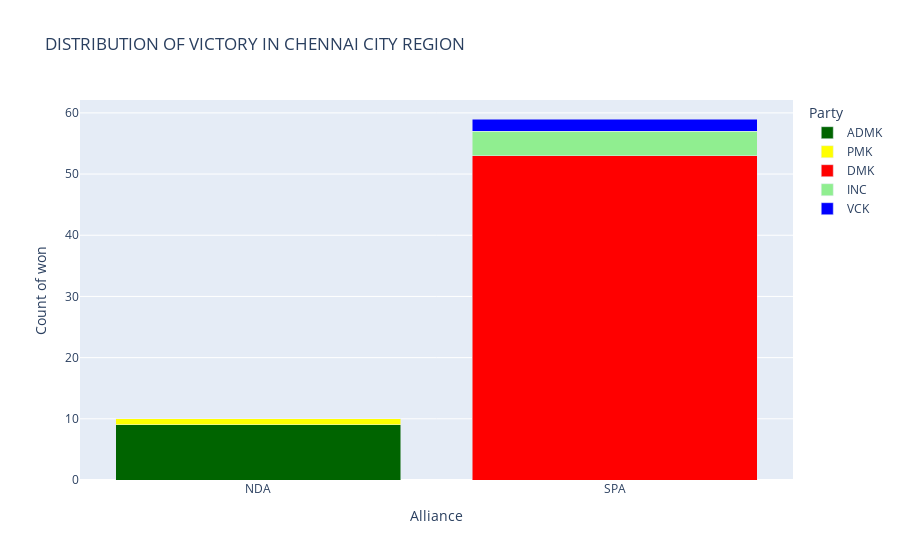
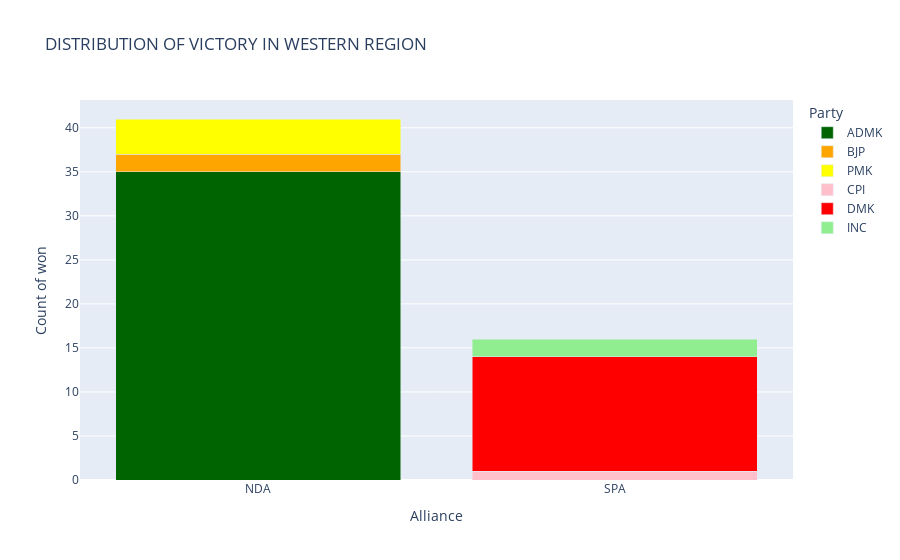
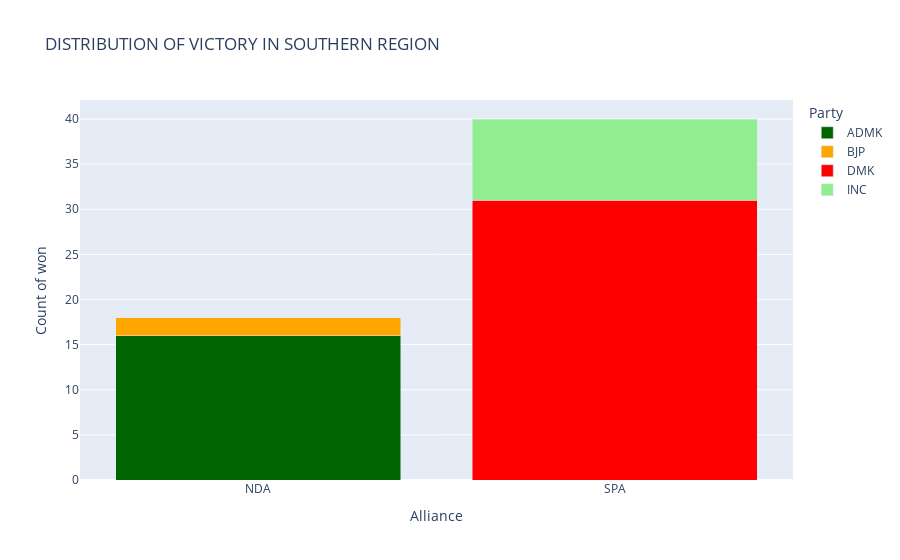
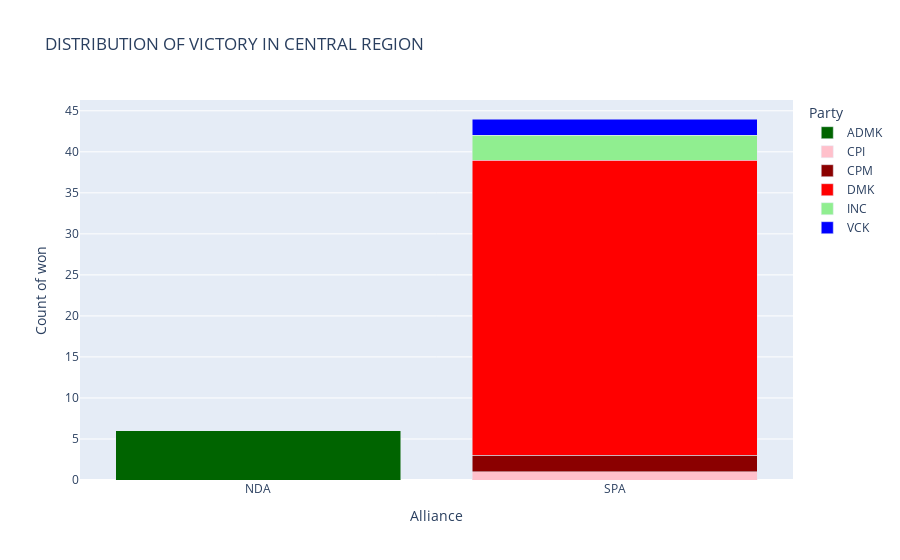

The notebook cell saved with these charts, in order:
### Markdown cell above
#

### Code cell
import plotly.express as px

# Filter the DataFrame for the 'won' entries in 'result' column
df_won = df[df['Result'] == 'Won']

# Group the filtered DataFrame by 'Sub_Region' and 'Alliance', and count the occurrences
grouped_df = df_won.groupby(['Sub_Region', 'Alliance']).size().reset_index(name='Count')

# Group the DataFrame by 'Sub_Region' and sum the counts for each alliance
total_counts_by_region = grouped_df.groupby('Sub_Region')['Count'].sum().reset_index()

# Display the total number of constituencies in each region
print("Total number of constituencies in each region:")
print(total_counts_by_region)

# Define the color mapping for parties
party_color_map = {
    'DMK': 'red',
    'ADMK': 'darkgreen',  
    'PMK': 'yellow',
    'INC': 'lightgreen',     
    'CPM': 'coral',    
    'VCK': 'blue', 
    'CPI': 'pink', 
    'BJP': 'orange',
    'CPM': 'darkred'          
}

# Create a stacked barplot for each subregion
for sub_region in df['Sub_Region'].unique():
    # Filter the DataFrame for the current subregion
    df_subregion = df_won[df_won['Sub_Region'] == sub_region]
    
    # Group the filtered DataFrame by 'Alliance' and 'Party', and count the occurrences
    grouped_df_subregion = df_subregion.groupby(['Alliance', 'Party']).size().reset_index(name='Count')
    
    # Create a stacked barplot
    fig = px.bar(grouped_df_subregion, x='Alliance', y='Count', color='Party',
                 title=f"DISTRIBUTION OF VICTORY IN {sub_region}",
                 labels={'Alliance': 'Alliance', 'Count': 'Count of won'},
                 hover_name='Party', barmode='stack',
                 color_discrete_map=party_color_map)  # Assign colors based on the mapping
    
    # Show the barplot
    fig.show()

### Figure 1 — Plotly figure (JSON) as saved in the notebook; plotly's stock layout.template omitted (floating-point values rounded to 4 significant figures)
{"data": [{"alignmentgroup": "True", "hovertemplate": "<b>%{hovertext}</b><br><br>Party=ADMK<br>Alliance=%{x}<br>Count of won=%{y}<extra></extra>", "hovertext": ["ADMK"], "legendgroup": "ADMK", "marker": {"color": "darkgreen", "pattern": {"shape": ""}}, "name": "ADMK", "offsetgroup": "ADMK", "orientation": "v", "showlegend": true, "textposition": "auto", "type": "bar", "x": ["NDA"], "xaxis": "x", "y": [9], "yaxis": "y"}, {"alignmentgroup": "True", "hovertemplate": "<b>%{hovertext}</b><br><br>Party=PMK<br>Alliance=%{x}<br>Count of won=%{y}<extra></extra>", "hovertext": ["PMK"], "legendgroup": "PMK", "marker": {"color": "yellow", "pattern": {"shape": ""}}, "name": "PMK", "offsetgroup": "PMK", "orientation": "v", "showlegend": true, "textposition": "auto", "type": "bar", "x": ["NDA"], "xaxis": "x", "y": [1], "yaxis": "y"}, {"alignmentgroup": "True", "hovertemplate": "<b>%{hovertext}</b><br><br>Party=DMK<br>Alliance=%{x}<br>Count of won=%{y}<extra></extra>", "hovertext": ["DMK"], "legendgroup": "DMK", "marker": {"color": "red", "pattern": {"shape": ""}}, "name": "DMK", "offsetgroup": "DMK", "orientation": "v", "showlegend": true, "textposition": "auto", "type": "bar", "x": ["SPA"], "xaxis": "x", "y": [53], "yaxis": "y"}, {"alignmentgroup": "True", "hovertemplate": "<b>%{hovertext}</b><br><br>Party=INC<br>Alliance=%{x}<br>Count of won=%{y}<extra></extra>", "hovertext": ["INC"], "legendgroup": "INC", "marker": {"color": "lightgreen", "pattern": {"shape": ""}}, "name": "INC", "offsetgroup": "INC", "orientation": "v", "showlegend": true, "textposition": "auto", "type": "bar", "x": ["SPA"], "xaxis": "x", "y": [4], "yaxis": "y"}, {"alignmentgroup": "True", "hovertemplate": "<b>%{hovertext}</b><br><br>Party=VCK<br>Alliance=%{x}<br>Count of won=%{y}<extra></extra>", "hovertext": ["VCK"], "legendgroup": "VCK", "marker": {"color": "blue", "pattern": {"shape": ""}}, "name": "VCK", "offsetgroup": "VCK", "orientation": "v", "showlegend": true, "textposition": "auto", "type": "bar", "x": ["SPA"], "xaxis": "x", "y": [2], "yaxis": "y"}], "layout": {"barmode": "stack", "legend": {"title": {"text": "Party"}, "tracegroupgap": 0}, "title": {"text": "DISTRIBUTION OF VICTORY IN CHENNAI CITY REGION"}, "xaxis": {"anchor": "y", "domain": [0, 1], "title": {"text": "Alliance"}}, "yaxis": {"anchor": "x", "domain": [0, 1], "title": {"text": "Count of won"}}}}

### Figure 2 — Plotly figure (JSON) as saved in the notebook; plotly's stock layout.template omitted (floating-point values rounded to 4 significant figures)
{"data": [{"alignmentgroup": "True", "hovertemplate": "<b>%{hovertext}</b><br><br>Party=ADMK<br>Alliance=%{x}<br>Count of won=%{y}<extra></extra>", "hovertext": ["ADMK"], "legendgroup": "ADMK", "marker": {"color": "darkgreen", "pattern": {"shape": ""}}, "name": "ADMK", "offsetgroup": "ADMK", "orientation": "v", "showlegend": true, "textposition": "auto", "type": "bar", "x": ["NDA"], "xaxis": "x", "y": [35], "yaxis": "y"}, {"alignmentgroup": "True", "hovertemplate": "<b>%{hovertext}</b><br><br>Party=BJP<br>Alliance=%{x}<br>Count of won=%{y}<extra></extra>", "hovertext": ["BJP"], "legendgroup": "BJP", "marker": {"color": "orange", "pattern": {"shape": ""}}, "name": "BJP", "offsetgroup": "BJP", "orientation": "v", "showlegend": true, "textposition": "auto", "type": "bar", "x": ["NDA"], "xaxis": "x", "y": [2], "yaxis": "y"}, {"alignmentgroup": "True", "hovertemplate": "<b>%{hovertext}</b><br><br>Party=PMK<br>Alliance=%{x}<br>Count of won=%{y}<extra></extra>", "hovertext": ["PMK"], "legendgroup": "PMK", "marker": {"color": "yellow", "pattern": {"shape": ""}}, "name": "PMK", "offsetgroup": "PMK", "orientation": "v", "showlegend": true, "textposition": "auto", "type": "bar", "x": ["NDA"], "xaxis": "x", "y": [4], "yaxis": "y"}, {"alignmentgroup": "True", "hovertemplate": "<b>%{hovertext}</b><br><br>Party=CPI<br>Alliance=%{x}<br>Count of won=%{y}<extra></extra>", "hovertext": ["CPI"], "legendgroup": "CPI", "marker": {"color": "pink", "pattern": {"shape": ""}}, "name": "CPI", "offsetgroup": "CPI", "orientation": "v", "showlegend": true, "textposition": "auto", "type": "bar", "x": ["SPA"], "xaxis": "x", "y": [1], "yaxis": "y"}, {"alignmentgroup": "True", "hovertemplate": "<b>%{hovertext}</b><br><br>Party=DMK<br>Alliance=%{x}<br>Count of won=%{y}<extra></extra>", "hovertext": ["DMK"], "legendgroup": "DMK", "marker": {"color": "red", "pattern": {"shape": ""}}, "name": "DMK", "offsetgroup": "DMK", "orientation": "v", "showlegend": true, "textposition": "auto", "type": "bar", "x": ["SPA"], "xaxis": "x", "y": [13], "yaxis": "y"}, {"alignmentgroup": "True", "hovertemplate": "<b>%{hovertext}</b><br><br>Party=INC<br>Alliance=%{x}<br>Count of won=%{y}<extra></extra>", "hovertext": ["INC"], "legendgroup": "INC", "marker": {"color": "lightgreen", "pattern": {"shape": ""}}, "name": "INC", "offsetgroup": "INC", "orientation": "v", "showlegend": true, "textposition": "auto", "type": "bar", "x": ["SPA"], "xaxis": "x", "y": [2], "yaxis": "y"}], "layout": {"barmode": "stack", "legend": {"title": {"text": "Party"}, "tracegroupgap": 0}, "title": {"text": "DISTRIBUTION OF VICTORY IN WESTERN REGION"}, "xaxis": {"anchor": "y", "domain": [0, 1], "title": {"text": "Alliance"}}, "yaxis": {"anchor": "x", "domain": [0, 1], "title": {"text": "Count of won"}}}}

### Figure 3 — Plotly figure (JSON) as saved in the notebook; plotly's stock layout.template omitted (floating-point values rounded to 4 significant figures)
{"data": [{"alignmentgroup": "True", "hovertemplate": "<b>%{hovertext}</b><br><br>Party=ADMK<br>Alliance=%{x}<br>Count of won=%{y}<extra></extra>", "hovertext": ["ADMK"], "legendgroup": "ADMK", "marker": {"color": "darkgreen", "pattern": {"shape": ""}}, "name": "ADMK", "offsetgroup": "ADMK", "orientation": "v", "showlegend": true, "textposition": "auto", "type": "bar", "x": ["NDA"], "xaxis": "x", "y": [16], "yaxis": "y"}, {"alignmentgroup": "True", "hovertemplate": "<b>%{hovertext}</b><br><br>Party=BJP<br>Alliance=%{x}<br>Count of won=%{y}<extra></extra>", "hovertext": ["BJP"], "legendgroup": "BJP", "marker": {"color": "orange", "pattern": {"shape": ""}}, "name": "BJP", "offsetgroup": "BJP", "orientation": "v", "showlegend": true, "textposition": "auto", "type": "bar", "x": ["NDA"], "xaxis": "x", "y": [2], "yaxis": "y"}, {"alignmentgroup": "True", "hovertemplate": "<b>%{hovertext}</b><br><br>Party=DMK<br>Alliance=%{x}<br>Count of won=%{y}<extra></extra>", "hovertext": ["DMK"], "legendgroup": "DMK", "marker": {"color": "red", "pattern": {"shape": ""}}, "name": "DMK", "offsetgroup": "DMK", "orientation": "v", "showlegend": true, "textposition": "auto", "type": "bar", "x": ["SPA"], "xaxis": "x", "y": [31], "yaxis": "y"}, {"alignmentgroup": "True", "hovertemplate": "<b>%{hovertext}</b><br><br>Party=INC<br>Alliance=%{x}<br>Count of won=%{y}<extra></extra>", "hovertext": ["INC"], "legendgroup": "INC", "marker": {"color": "lightgreen", "pattern": {"shape": ""}}, "name": "INC", "offsetgroup": "INC", "orientation": "v", "showlegend": true, "textposition": "auto", "type": "bar", "x": ["SPA"], "xaxis": "x", "y": [9], "yaxis": "y"}], "layout": {"barmode": "stack", "legend": {"title": {"text": "Party"}, "tracegroupgap": 0}, "title": {"text": "DISTRIBUTION OF VICTORY IN SOUTHERN REGION"}, "xaxis": {"anchor": "y", "domain": [0, 1], "title": {"text": "Alliance"}}, "yaxis": {"anchor": "x", "domain": [0, 1], "title": {"text": "Count of won"}}}}

### Figure 4 — Plotly figure (JSON) as saved in the notebook; plotly's stock layout.template omitted (floating-point values rounded to 4 significant figures)
{"data": [{"alignmentgroup": "True", "hovertemplate": "<b>%{hovertext}</b><br><br>Party=ADMK<br>Alliance=%{x}<br>Count of won=%{y}<extra></extra>", "hovertext": ["ADMK"], "legendgroup": "ADMK", "marker": {"color": "darkgreen", "pattern": {"shape": ""}}, "name": "ADMK", "offsetgroup": "ADMK", "orientation": "v", "showlegend": true, "textposition": "auto", "type": "bar", "x": ["NDA"], "xaxis": "x", "y": [6], "yaxis": "y"}, {"alignmentgroup": "True", "hovertemplate": "<b>%{hovertext}</b><br><br>Party=CPI<br>Alliance=%{x}<br>Count of won=%{y}<extra></extra>", "hovertext": ["CPI"], "legendgroup": "CPI", "marker": {"color": "pink", "pattern": {"shape": ""}}, "name": "CPI", "offsetgroup": "CPI", "orientation": "v", "showlegend": true, "textposition": "auto", "type": "bar", "x": ["SPA"], "xaxis": "x", "y": [1], "yaxis": "y"}, {"alignmentgroup": "True", "hovertemplate": "<b>%{hovertext}</b><br><br>Party=CPM<br>Alliance=%{x}<br>Count of won=%{y}<extra></extra>", "hovertext": ["CPM"], "legendgroup": "CPM", "marker": {"color": "darkred", "pattern": {"shape": ""}}, "name": "CPM", "offsetgroup": "CPM", "orientation": "v", "showlegend": true, "textposition": "auto", "type": "bar", "x": ["SPA"], "xaxis": "x", "y": [2], "yaxis": "y"}, {"alignmentgroup": "True", "hovertemplate": "<b>%{hovertext}</b><br><br>Party=DMK<br>Alliance=%{x}<br>Count of won=%{y}<extra></extra>", "hovertext": ["DMK"], "legendgroup": "DMK", "marker": {"color": "red", "pattern": {"shape": ""}}, "name": "DMK", "offsetgroup": "DMK", "orientation": "v", "showlegend": true, "textposition": "auto", "type": "bar", "x": ["SPA"], "xaxis": "x", "y": [36], "yaxis": "y"}, {"alignmentgroup": "True", "hovertemplate": "<b>%{hovertext}</b><br><br>Party=INC<br>Alliance=%{x}<br>Count of won=%{y}<extra></extra>", "hovertext": ["INC"], "legendgroup": "INC", "marker": {"color": "lightgreen", "pattern": {"shape": ""}}, "name": "INC", "offsetgroup": "INC", "orientation": "v", "showlegend": true, "textposition": "auto", "type": "bar", "x": ["SPA"], "xaxis": "x", "y": [3], "yaxis": "y"}, {"alignmentgroup": "True", "hovertemplate": "<b>%{hovertext}</b><br><br>Party=VCK<br>Alliance=%{x}<br>Count of won=%{y}<extra></extra>", "hovertext": ["VCK"], "legendgroup": "VCK", "marker": {"color": "blue", "pattern": {"shape": ""}}, "name": "VCK", "offsetgroup": "VCK", "orientation": "v", "showlegend": true, "textposition": "auto", "type": "bar", "x": ["SPA"], "xaxis": "x", "y": [2], "yaxis": "y"}], "layout": {"barmode": "stack", "legend": {"title": {"text": "Party"}, "tracegroupgap": 0}, "title": {"text": "DISTRIBUTION OF VICTORY IN CENTRAL REGION"}, "xaxis": {"anchor": "y", "domain": [0, 1], "title": {"text": "Alliance"}}, "yaxis": {"anchor": "x", "domain": [0, 1], "title": {"text": "Count of won"}}}}
